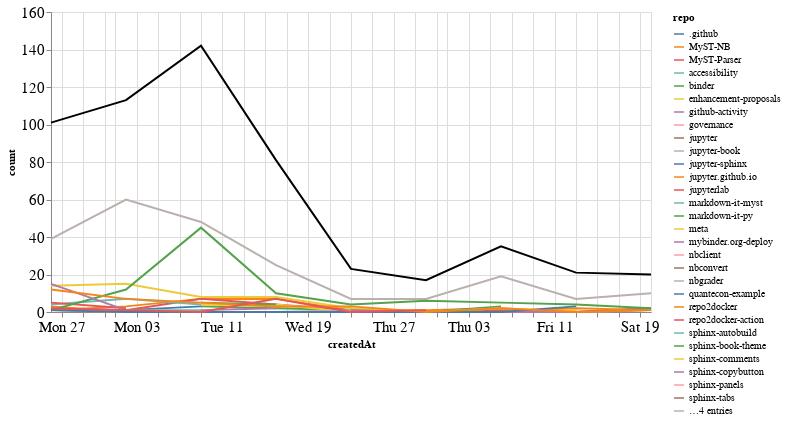

Write notebook code for a chart like this one.
### Markdown cell above
## Comments

### Code cell
comments_time = comments.groupby('repo').resample('W', on='createdAt').count()['author'].reset_index()
comments_time = comments_time.rename(columns={'author': 'count'})
comments_time_total = comments_time.groupby('createdAt').agg({"count": "sum"}).reset_index()
ch1 = alt.Chart(comments_time, width=600).mark_line().encode(
    x='createdAt',
    y='count',
    color='repo',
    tooltip="repo"
)

ch2 = alt.Chart(comments_time_total, width=600).mark_line(color="black").encode(
    x='createdAt',
    y='count',
)

ch1 + ch2

### Figure 1 — Vega-Lite specification as saved in the notebook (floating-point values rounded to 4 significant figures; data arrays with more than 128 entries replaced by an {"elided": "..."} marker saying what was removed)
{"config": {"axisLeft": {"labelFontSize": 15}, "axisBottom": {"labelFontSize": 15}}, "layer": [{"data": {"name": "data-5b5acf10b2005ae7f13b1b69a7821b43"}, "mark": "line", "encoding": {"color": {"type": "nominal", "field": "repo"}, "tooltip": {"type": "nominal", "field": "repo"}, "x": {"type": "temporal", "field": "createdAt"}, "y": {"type": "quantitative", "field": "count"}}, "width": 600}, {"data": {"name": "data-722a569556fdbe76407c1283bc4d4190"}, "mark": {"type": "line", "color": "black"}, "encoding": {"x": {"type": "temporal", "field": "createdAt"}, "y": {"type": "quantitative", "field": "count"}}, "width": 600}], "$schema": "https://vega.github.io/schema/vega-lite/v4.8.1.json", "datasets": {"data-5b5acf10b2005ae7f13b1b69a7821b43": {"elided": "132 records"}, "data-722a569556fdbe76407c1283bc4d4190": [{"createdAt": "2020-07-26T00:00:00", "count": 101}, {"createdAt": "2020-08-02T00:00:00", "count": 113}, {"createdAt": "2020-08-09T00:00:00", "count": 142}, {"createdAt": "2020-08-16T00:00:00", "count": 81}, {"createdAt": "2020-08-23T00:00:00", "count": 23}, {"createdAt": "2020-08-30T00:00:00", "count": 17}, {"createdAt": "2020-09-06T00:00:00", "count": 35}, {"createdAt": "2020-09-13T00:00:00", "count": 21}, {"createdAt": "2020-09-20T00:00:00", "count": 20}]}}
